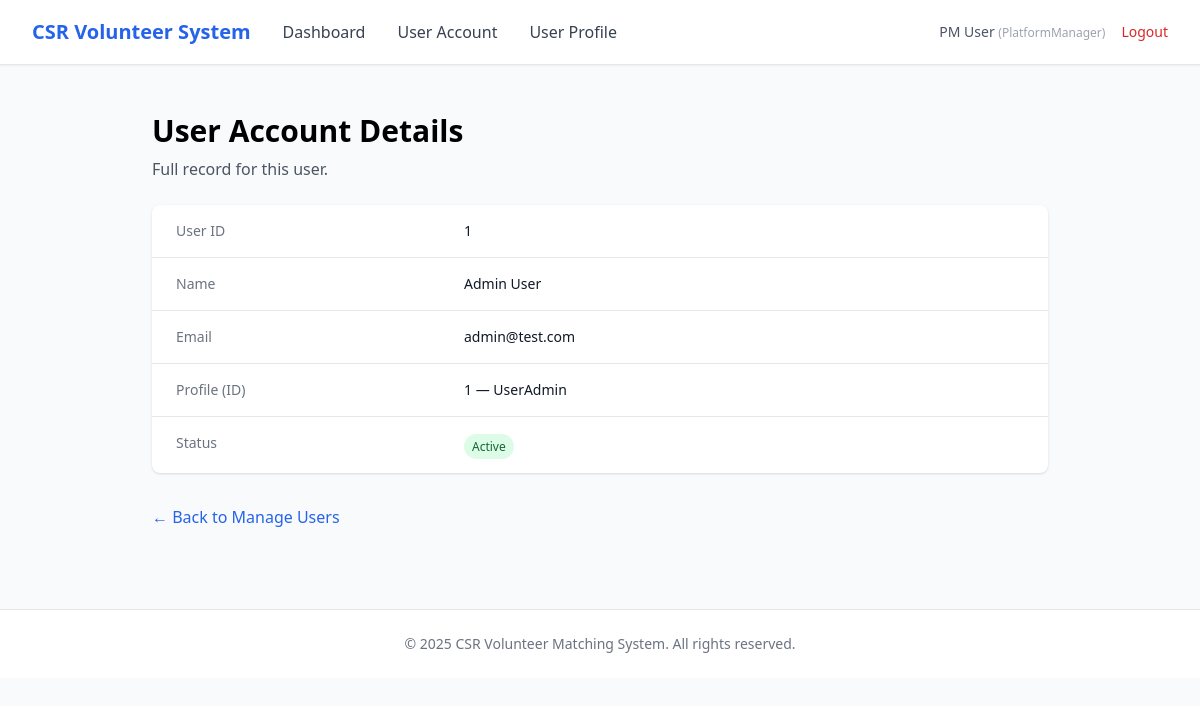
The page /admin/users/1 (signed in) on the database its author committed.
### app/entity/user_account.py (models this page shows, shortened)
class UserAccount(UserMixin, db.Model):
    __tablename__ = "user_accounts"
    userID = db.Column(db.Integer, primary_key=True, autoincrement=True)  # explicit auto increment
    name = db.Column(db.String(100), nullable=False)
    email = db.Column(db.String(120), nullable=False, unique=True, index=True)
    _password = db.Column("password", db.String(255), nullable=False)
    age = db.Column(db.Integer)
    phoneNumber = db.Column(db.String(20))
    isActive = db.Column(db.Boolean, default=True)
    profileID = db.Column(db.Integer, db.ForeignKey("user_profiles.profileID"), nullable=False)
    profile = db.relationship("UserProfile", back_populates="users", lazy=True)
    @property
    def password(self):
        raise AttributeError("Password is write-only.")
    @password.setter
    def password(self, raw):
        self._password = generate_password_hash(raw)

### app/entity/user_profile.py (models this page shows)
class UserProfile(db.Model):
    __tablename__ = "user_profiles"
    profileID   = db.Column(db.Integer, primary_key=True, autoincrement=True)  # explicit auto increment
    profileName = db.Column(db.String(50), nullable=False, unique=True)
    description = db.Column(db.String(255))
    isActive    = db.Column(db.Boolean, default=True)
    users = db.relationship("UserAccount", back_populates="profile", lazy=True)

### app/boundary/routes.py (the view)
@boundary_bp.route("/admin/users/<int:user_id>")
@login_required
def admin_view_user(user_id):
    try:
        user = UserAdminViewUserAccountController().view_user(user_id)
    except Exception as e:
        flash(str(e), "danger")
        return redirect(url_for("boundary.admin_users"))
    if not user:
        flash("User not found.", "warning")
        return redirect(url_for("boundary.admin_users"))
    return render_template("admin/view_user.html", user=user)

### app/control/useradmin_viewUserAccount_controller.py (called while the page is built)
    def view_user(self, user_id:int):
        return UserAccount.query.get(user_id)

### app/entity/user_account.py (called while the page is built)
@login_manager.user_loader
def load_user(user_id):
    return UserAccount.query.get(int(user_id))

### app/templates/admin/view_user.html (shortened to what this page needs)
{% extends "base.html" %}
{% block nav_links %}
<a href="{{ url_for('boundary.admin_dashboard') }}" class="text-gray-700 hover:text-primary">Dashboard</a>
<a href="{{ url_for('boundary.admin_users') }}" class="text-gray-700 hover:text-primary">User Account</a>
<a href="{{ url_for('boundary.admin_profiles') }}" class="text-gray-700 hover:text-primary">User Profile</a>
{% endblock %}
{% block content %}
<div class="max-w-4xl mx-auto">
  <h1 class="text-3xl font-bold mt-4 mb-2">User Account Details</h1>
  <p class="text-gray-600 mb-6">Full record for this user.</p>
  <div class="bg-white shadow rounded-lg divide-y">
    <dl class="sm:divide-y sm:divide-gray-200">
      <div class="px-6 py-4 grid grid-cols-3 gap-4">
        <dt class="text-sm font-medium text-gray-500">User ID</dt>
        <dd class="col-span-2 text-sm text-gray-900">{{ user.userID }}</dd>
      </div>
      <div class="px-6 py-4 grid grid-cols-3 gap-4">
        <dt class="text-sm font-medium text-gray-500">Name</dt>
        <dd class="col-span-2 text-sm text-gray-900">{{ user.name }}</dd>
      </div>
      <div class="px-6 py-4 grid grid-cols-3 gap-4">
        <dt class="text-sm font-medium text-gray-500">Email</dt>
        <dd class="col-span-2 text-sm text-gray-900">{{ user.email }}</dd>
      </div>
      <div class="px-6 py-4 grid grid-cols-3 gap-4">
        <dt class="text-sm font-medium text-gray-500">Profile (ID)</dt>
        <dd class="col-span-2 text-sm text-gray-900">
          {{ user.profileID }} — {{ user.profile.profileName }}
        </dd>
      </div>
      <div class="px-6 py-4 grid grid-cols-3 gap-4">
        <dt class="text-sm font-medium text-gray-500">Status</dt>
        <dd class="col-span-2">
          {% if user.isActive %}
          <span class="px-2 py-1 text-xs font-medium rounded-full bg-green-100 text-green-800">Active</span>
          {% else %}
          <span class="px-2 py-1 text-xs font-medium rounded-full bg-red-100 text-red-800">Suspended</span>
          {% endif %}
        </dd>
      </div>
    </dl>
  </div>
  <div class="mt-8">
    <a href="{{ url_for('boundary.admin_users') }}" class="text-primary hover:text-blue-700">
      &larr; Back to Manage Users
    </a>
  </div>
</div>
{% endblock %}

### app/templates/base.html (shortened to what this page needs)
<!DOCTYPE html>
<html lang="en">
<head>
    <script src="https://cdn.tailwindcss.com"></script>
</head>
<body class="bg-gray-50 min-h-screen">
    {% if current_user.is_authenticated %}
    <nav class="bg-white shadow-sm border-b border-gray-200">
        <div class="max-w-7xl mx-auto px-4 sm:px-6 lg:px-8">
            <div class="flex justify-between items-center h-16">
                <div class="flex items-center gap-8">
                    <a href="{{ url_for('boundary.login') }}" class="text-xl font-bold text-primary">
                        CSR Volunteer System
                    </a>
                    {% block nav_links %}{% endblock %}
                </div>
                <div class="flex items-center gap-4">
                    <span class="text-sm text-gray-600">
                        {{ current_user.name }}
                        <span class="text-xs text-gray-400">({{ current_user.profile.profileName }})</span>
                    </span>
                    <a href="{{ url_for('boundary.logout') }}" class="text-sm text-red-600 hover:text-red-700">
                        Logout
                    </a>
                </div>
            </div>
        </div>
    </nav>
    {% endif %}
    <main class="max-w-7xl mx-auto px-4 sm:px-6 lg:px-8 py-8">
        {% block content %}{% endblock %}
    </main>
    <footer class="bg-white border-t border-gray-200 mt-12">
        <div class="max-w-7xl mx-auto px-4 sm:px-6 lg:px-8 py-6">
            <p class="text-center text-sm text-gray-500">
                &copy; 2025 CSR Volunteer Matching System. All rights reserved.
            </p>
        </div>
    </footer>
</body>
</html>

### rows shown on the page
UserAccount: name "PM User"
UserProfile: profile.profileName "PlatformManager"
UserAccount: userID "1", name "Admin User", email "admin@test.com", profileID "1"
UserProfile: profile.profileName "UserAdmin"
